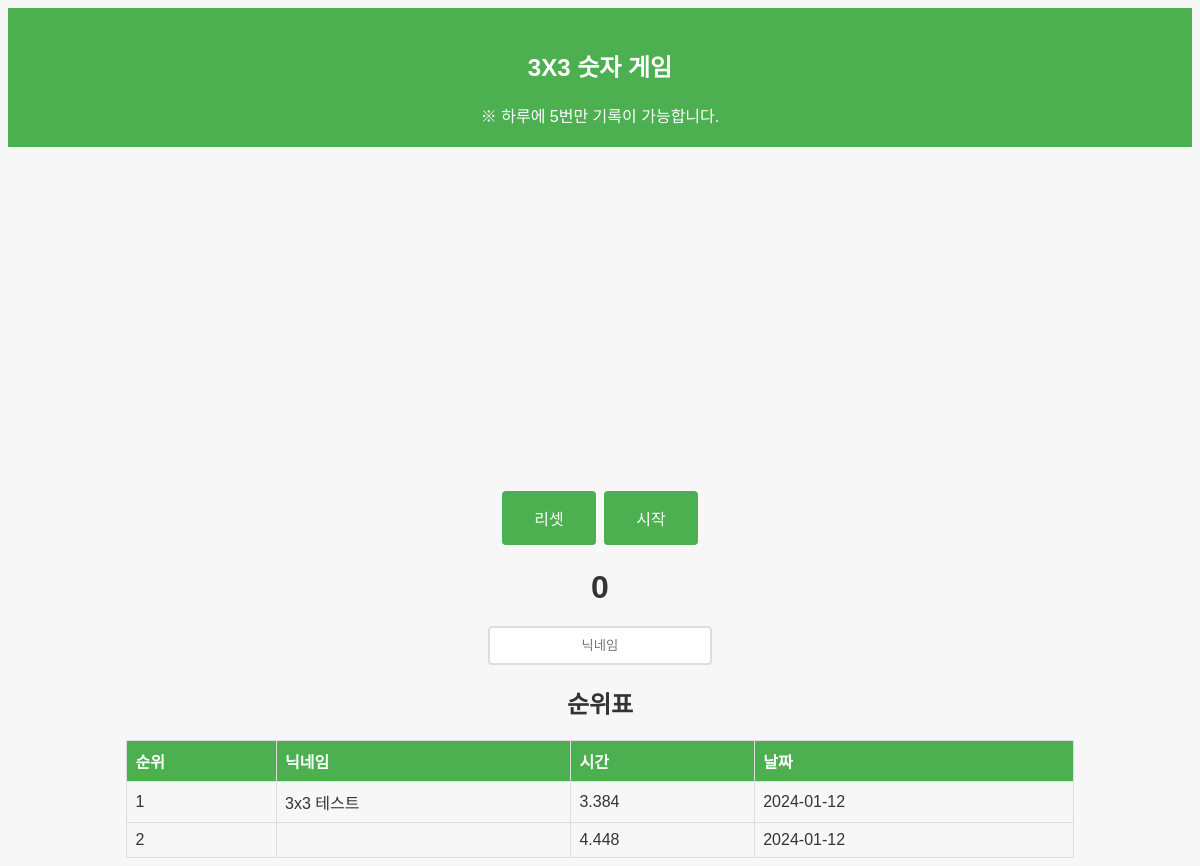
Before: / with the older database file.
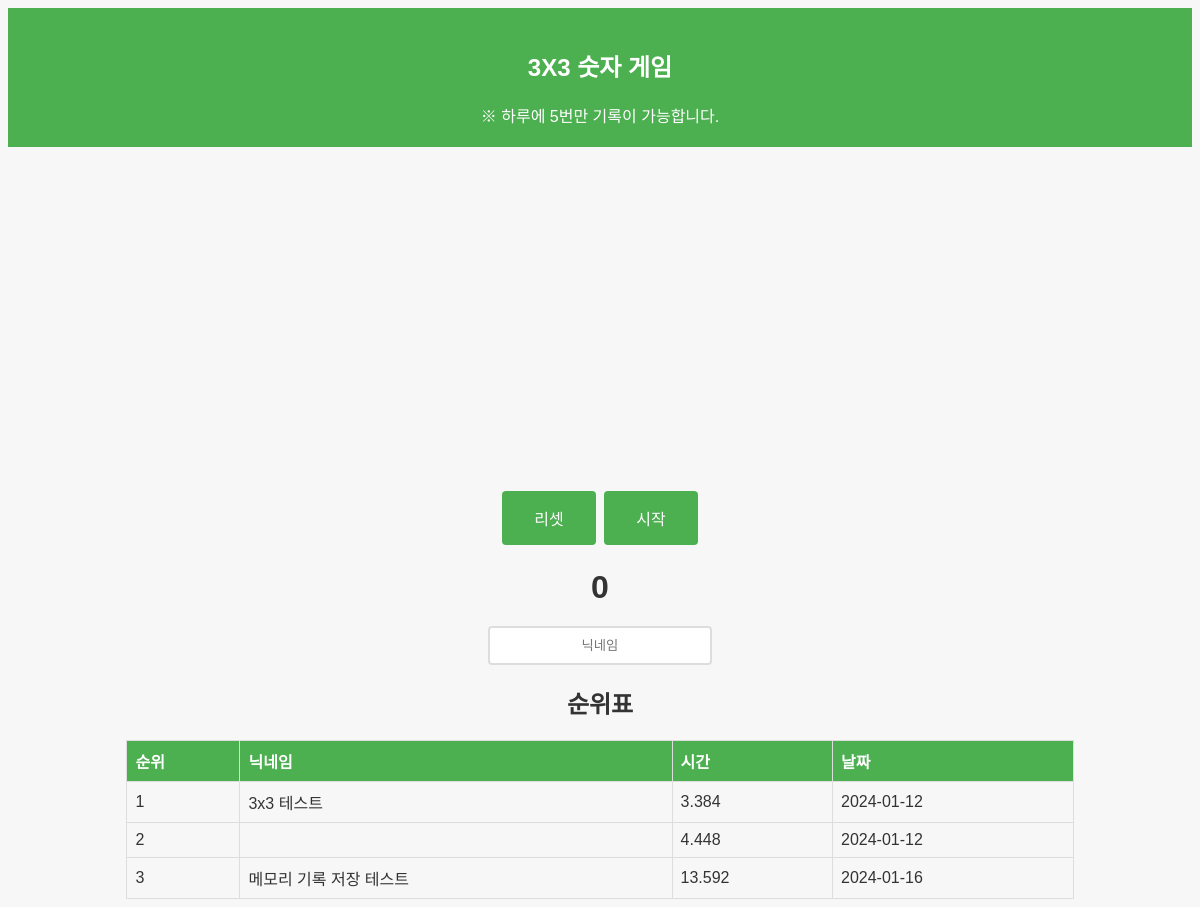
After: the same page with the newer database file.
### tables this page shows
CREATE TABLE game_records (
            id INTEGER PRIMARY KEY AUTOINCREMENT,
            ip TEXT NOT NULL,
            gametype TEXT NOT NULL,
            nickname TEXT NOT NULL,
            time REAL NOT NULL,
            date TEXT NOT NULL
        );

### app.py (the view)
@app.route('/')
def index():
    db = get_db()
    cur = db.cursor()
    cur.execute("SELECT nickname, time, date FROM game_records WHERE gametype='3x3' ORDER BY time ASC")
    records = cur.fetchall()
    ranked_records = [(index + 1, record['nickname'], record['time'], record['date']) for index, record in enumerate(records)]
    return render_template('index.html', records=ranked_records)

### app.py (called while the page is built)
def get_db():
    if 'db' not in g:
        g.db = sqlite3.connect(DATABASE_FILE)
        g.db.row_factory = sqlite3.Row
    return g.db

### templates/index.html (shortened to what this page needs)
<!DOCTYPE html>
<html>
<head>
    <link rel="stylesheet" type="text/css" href="{{ url_for('static', filename='css/style.css') }}">
</head>
<body>
    <div id="header">
        <h2>3X3 숫자 게임</h2>
        <span>※ 하루에 5번만 기록이 가능합니다.</span>
    </div>
    <div id="game-board" class="game-board"></div>
    <button id="reset-button">리셋</button>
    <button id="start-button">시작</button>
    <div id="timer">0</div>
    <div class="record">
        <input type="text" id="nickname" placeholder="닉네임">
    </div>
    <div clas="rank">
        <h2>순위표</h2>
        <table>
            <tr>
                <th>순위</th>
                <th>닉네임</th>
                <th>시간</th>
                <th>날짜</th>
            </tr>
            {% for record in records %}
            <tr>
                <td>{{ record[0] }}</td>
                <td>{{ record[1] }}</td>
                <td>{{ record[2] }}</td>
                <td>{{ record[3] }}</td>
            </tr>
            {% endfor %}
        </table>
    </div>
</body>
</html>

### static/css/style.css (style rules this page uses)
body { font-family: 'Noto Sans KR', sans-serif; background-color: #f7f7f7; color: #333; text-align: center; }
#header { background-color: #4CAF50; color: white; padding: 20px; }
.game-board { display: grid; grid-template-columns: repeat(3, 100px); grid-template-rows: repeat(3, 100px); gap: 10px; justify-content: center; margin: auto; margin-top: 20px; }
button { background-color: #4CAF50; border: none; color: white; padding: 15px 32px; text-align: center; text-decoration: none; display: inline-block; font-size: 16px; margin: 4px 2px; cursor: pointer; border-radius: 4px; transition: background-color 0.3s; }
.record { display: flex; justify-content: center; align-items: center; flex-direction: column; margin-top: 20px; }
.record input[type="text"], .record button { width: 200px; margin: 10px 0; }
#nickname { text-align: center; display: block; margin: 0 auto; }
#timer { font-size: 32px; margin-top: 20px; font-weight: bold; }
.record input[type="text"] { padding: 10px; margin-top: 20px; border: 2px solid #ddd; border-radius: 4px; margin-right: 10px; }
table { width: 80%; margin: auto; border-collapse: collapse; }
th, td { border: 1px solid #ddd; padding: 8px; text-align: left; }
th { background-color: #4CAF50; color: white; }

Changed rows visible on the page:
added game_records: record "3", nickname "메모리 기록 저장 테스트", time "13.592", date "2024-01-16"
